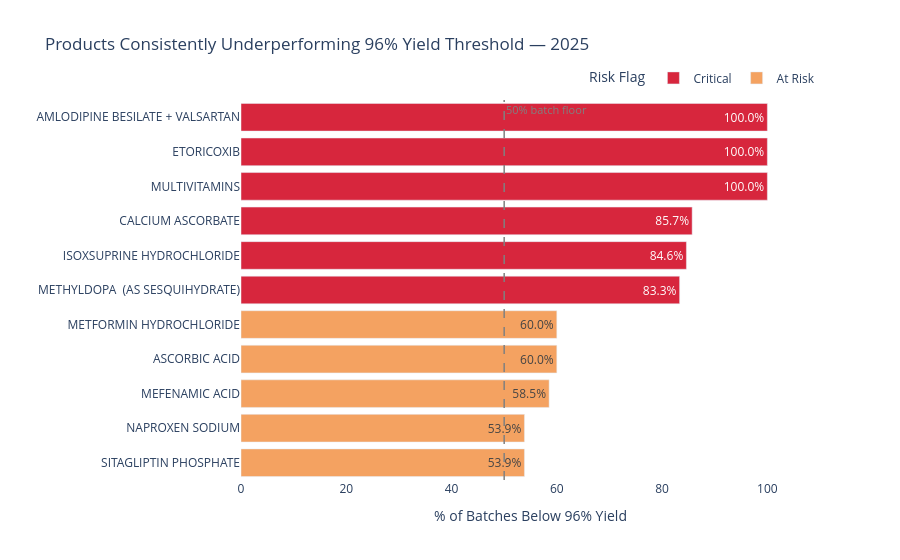

This figure's notebook cell:
### Code cell
color_map = {'Critical': '#D7263D', 'At Risk': '#F4A261'}

fig = px.bar(
    df_generic_underperforming,
    x='pct_batches_below_96',
    y='generic_name',
    orientation='h',
    title='Products Consistently Underperforming 96% Yield Threshold — 2025',
    labels={
        'pct_batches_below_96': '% of Batches Below 96% Yield',
        'generic_name': ''
    },
    text='pct_batches_below_96',
    color='underperformance_flag',
    color_discrete_map=color_map,
    hover_data={
        'total_batches': True,
        'avg_yield_pct': True,
        'batches_below_96': True,
        'underperformance_flag': False,
        'generic_name': False
    }
)

fig.update_traces(
    texttemplate='%{text:.1f}%',
    textposition='auto',
    insidetextanchor='end'
)

# 96% reference line (maps to 50 on this axis — the minimum threshold)
fig.add_vline(
    x=50,
    line_dash='dash',
    line_color='gray',
    line_width=1.5,
    annotation_text='50% batch floor',
    annotation_position='top right',
    annotation_font_size=11,
    annotation_font_color='gray'
)

fig.update_layout(
    plot_bgcolor='white',
    yaxis={'categoryorder': 'total ascending'},
    xaxis=dict(
        showticklabels=True,
        showgrid=False,
        title='% of Batches Below 96% Yield',
        range=[0, 110]
    ),
    legend=dict(
        title='Risk Flag',
        orientation='h',
        yanchor='bottom',
        y=1.02,
        xanchor='right',
        x=1
    )
)

fig.show()

### Figure 1 — Plotly figure (JSON) as saved in the notebook; plotly's stock layout.template omitted (floating-point values rounded to 4 significant figures)
{"data": [{"customdata": [[4, 92.91, 4, "Critical"], [4, 93.82, 4, "Critical"], [3, 95.14, 3, "Critical"], [7, 93.88, 6, "Critical"], [13, 93.68, 11, "Critical"], [6, 94.97, 5, "Critical"]], "hovertemplate": "% of Batches Below 96% Yield=%{text}<br>total_batches=%{customdata[0]}<br>avg_yield_pct=%{customdata[1]}<br>batches_below_96=%{customdata[2]}<extra></extra>", "insidetextanchor": "end", "legendgroup": "Critical", "marker": {"color": "#D7263D", "pattern": {"shape": ""}}, "name": "Critical", "orientation": "h", "showlegend": true, "text": [100.0, 100.0, 100.0, 85.71, 84.62, 83.33], "textposition": "auto", "texttemplate": "%{text:.1f}%", "type": "bar", "x": [100.0, 100.0, 100.0, 85.71, 84.62, 83.33], "xaxis": "x", "y": ["MULTIVITAMINS", "ETORICOXIB", "AMLODIPINE BESILATE + VALSARTAN", "CALCIUM ASCORBATE", "ISOXSUPRINE HYDROCHLORIDE", "METHYLDOPA  (AS SESQUIHYDRATE)"], "yaxis": "y"}, {"customdata": [[5, 94.21, 3, "At Risk"], [5, 95.75, 3, "At Risk"], [41, 94.71, 24, "At Risk"], [13, 95.92, 7, "At Risk"], [13, 96.08, 7, "At Risk"]], "hovertemplate": "% of Batches Below 96% Yield=%{text}<br>total_batches=%{customdata[0]}<br>avg_yield_pct=%{customdata[1]}<br>batches_below_96=%{customdata[2]}<extra></extra>", "insidetextanchor": "end", "legendgroup": "At Risk", "marker": {"color": "#F4A261", "pattern": {"shape": ""}}, "name": "At Risk", "orientation": "h", "showlegend": true, "text": [60.0, 60.0, 58.54, 53.85, 53.85], "textposition": "auto", "texttemplate": "%{text:.1f}%", "type": "bar", "x": [60.0, 60.0, 58.54, 53.85, 53.85], "xaxis": "x", "y": ["ASCORBIC ACID", "METFORMIN HYDROCHLORIDE", "MEFENAMIC ACID", "SITAGLIPTIN PHOSPHATE", "NAPROXEN SODIUM"], "yaxis": "y"}], "layout": {"annotations": [{"font": {"color": "gray", "size": 11}, "showarrow": false, "text": "50% batch floor", "x": 50, "xanchor": "left", "xref": "x", "y": 1, "yanchor": "top", "yref": "y domain"}], "barmode": "relative", "legend": {"orientation": "h", "title": {"text": "Risk Flag"}, "tracegroupgap": 0, "x": 1, "xanchor": "right", "y": 1.02, "yanchor": "bottom"}, "plot_bgcolor": "white", "shapes": [{"line": {"color": "gray", "dash": "dash", "width": 1.5}, "type": "line", "x0": 50, "x1": 50, "xref": "x", "y0": 0, "y1": 1, "yref": "y domain"}], "title": {"text": "Products Consistently Underperforming 96% Yield Threshold — 2025"}, "xaxis": {"anchor": "y", "domain": [0, 1], "range": [0, 110], "showgrid": false, "showticklabels": true, "title": {"text": "% of Batches Below 96% Yield"}}, "yaxis": {"anchor": "x", "categoryorder": "total ascending", "domain": [0, 1], "title": {"text": ""}}}}
